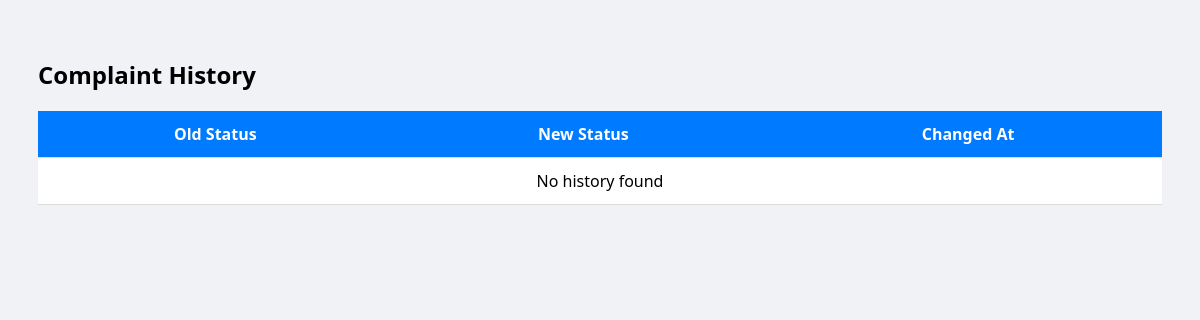
The page /history/45 on the database as committed earlier.
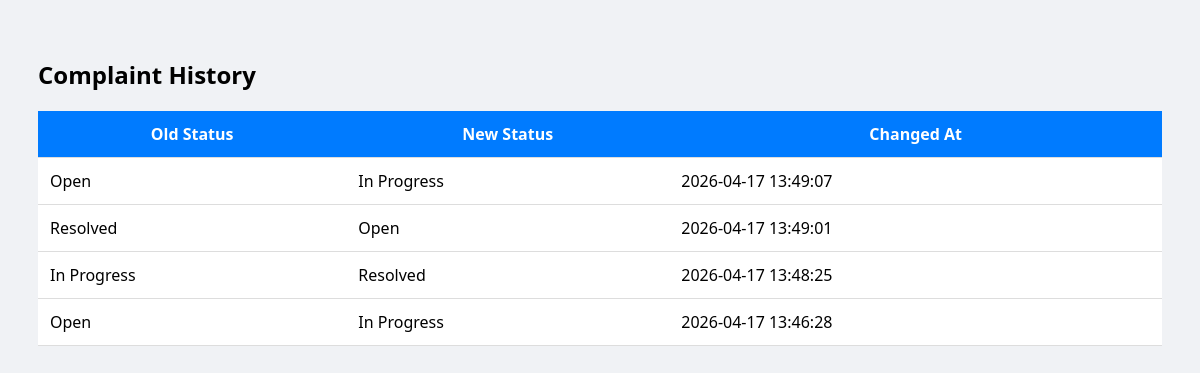
The same page on the database as committed later.
### tables this page shows
CREATE TABLE complaint_history (
    id INTEGER PRIMARY KEY AUTOINCREMENT,
    complaint_id INTEGER,
    old_status TEXT,
    new_status TEXT,
    changed_at TIMESTAMP DEFAULT CURRENT_TIMESTAMP
);

### app.py (the view)
@app.route('/history/<int:id>')
def history(id):
    conn = get_db_connection()
    history = conn.execute('''
        SELECT old_status, new_status, changed_at
        FROM complaint_history
        WHERE complaint_id = ?
        ORDER BY changed_at DESC
    ''', (id,)).fetchall()
    conn.close()
    return render_template('history.html', history=history)

### app.py (called while the page is built)
def get_db_connection():
    conn = sqlite3.connect(DB_FILE)
    conn.row_factory = sqlite3.Row
    return conn

### templates/history.html (shortened to what this page needs)
<!DOCTYPE html>
<html>
<head>
</head>
<body>
<h2>Complaint History</h2>
<table>
    <tr>
        <th>Old Status</th>
        <th>New Status</th>
        <th>Changed At</th>
    </tr>
    {% for h in history %}
    <tr>
        <td>{{ h.old_status }}</td>
        <td>{{ h.new_status }}</td>
        <td>{{ h.changed_at }}</td>
    </tr>
    {% endfor %}
    {% if history|length == 0 %}
    <tr>
        <td colspan="3" style="text-align:center;">No history found</td>
    </tr>
    {% endif %}
</table>
</body>
</html>

### templates/history.html (style rules this page uses)
body { font-family: 'Segoe UI'; padding: 30px; background: #f0f2f5; }
table { width: 100%; background: white; border-collapse: collapse; }
th, td { padding: 12px; border-bottom: 1px solid #ddd; }
th { background: #007bff; color: white; }

Rows that differ between the two databases and show on the page:
added complaint_history: old_status "Open", new_status "In Progress", changed_at "2026-04-17 13:49:07"
added complaint_history: old_status "Resolved", new_status "Open", changed_at "2026-04-17 13:49:01"
added complaint_history: old_status "In Progress", new_status "Resolved", changed_at "2026-04-17 13:48:25"
added complaint_history: old_status "Open", new_status "In Progress", changed_at "2026-04-17 13:46:28"
Other text that changed with them:
text no longer shown: "No history found"
